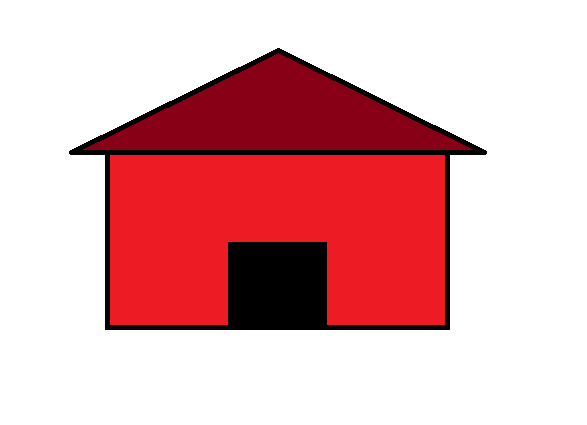
#> input picture sem3/LA/prac6,7_matrix-application/house.png, 587 x 425 px
$ python matrix-application.py
#> lines starting #> are read from the running program, lines starting #| are printed output that depends on the picture
import numpy as np
import cv2
import matplotlib.pyplot as plt

### Part 1 --------------------------------------------------------------

# Read the input image
img = cv2.imread("house.png")
#> img is the input picture: shape (425, 587, 3); mean B, G, R 178.2, 175, 226.1

# Convert BGR to RGB & plot
img = cv2.cvtColor(img, cv2.COLOR_BGR2RGB)

# Disable X and Y axis
plt.axis("OFF")

# show the image
plt.imshow(img)
plt.show()

# Get image shape and dimension
rows, cols, dim = img.shape
#> rows = 425; cols = 587; dim = 3

# Transformation matrix for translation
m = np.float32([[1, 0, 50],
                [0, 1, 50],
                [0, 0, 1]])

# apply a perspective transformation to image
translated_img = cv2.warpPerspective(img, m, (cols, rows))
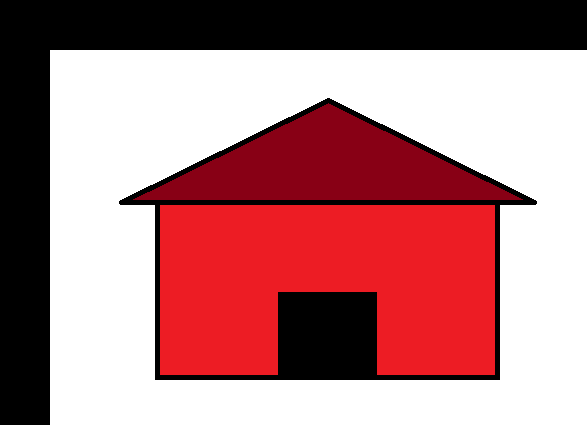
#> translated_img: shape (425, 587, 3); mean R, G, B 177, 125.8, 129

# disable X and Y axis
plt.axis('OFF')

# show the resulting image
plt.imshow(translated_img)
plt.show()

plt.imsave("house_translated.png", translated_img)

### Part 2 --------------------------------------------------------------

second = cv2.imread("rectangle.png")
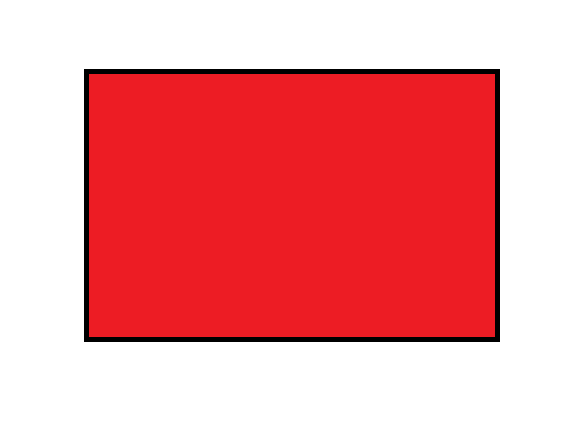
#> input picture sem3/LA/prac6,7_matrix-application/rectangle.png, 587 x 425 px
#> second is the input picture: shape (425, 587, 3); mean B, G, R 154.3, 150.9, 240.4
first = cv2.imread("circle.png")
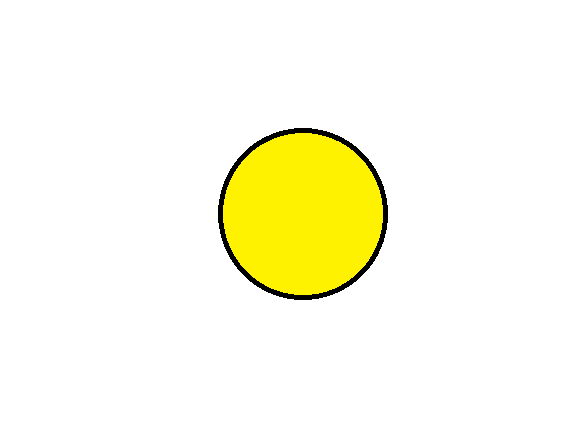
#> input picture sem3/LA/prac6,7_matrix-application/circle.png, 587 x 425 px
#> first is the input picture: shape (425, 587, 3); mean B, G, R 231.6, 251.3, 252.4
# print(first, second)

second = cv2.cvtColor(second, cv2.COLOR_BGR2RGB)
first = cv2.cvtColor(first, cv2.COLOR_BGR2RGB)

# simple matrix operation
manual_subs = second - first
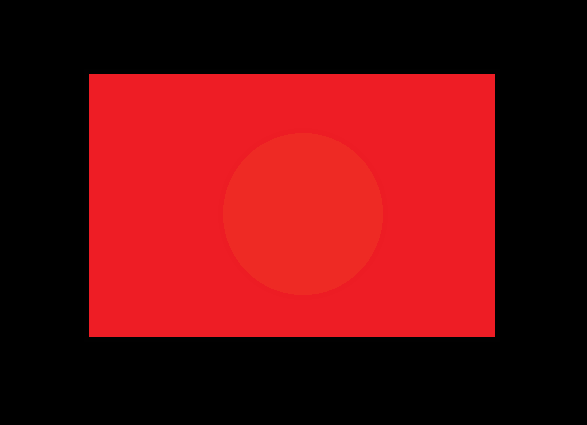
#> manual_subs: shape (425, 587, 3); mean R, G, B 101.9, 13.5, 15.8
# cv2.imshow("Manual output", manual_subs)

plt.imshow(manual_subs)
plt.show()

# OpenCV algorithms
subtracted = cv2.subtract(first, second)
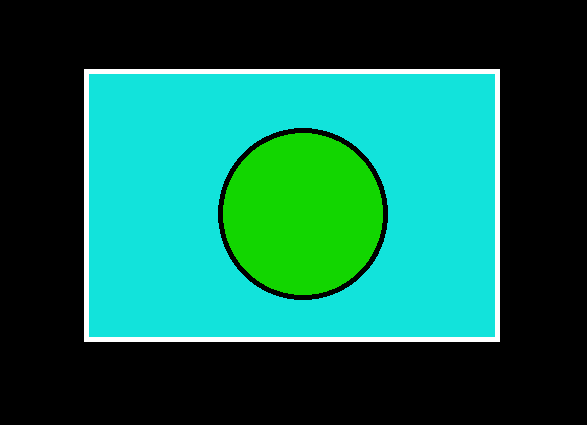
#> subtracted: shape (425, 587, 3); mean R, G, B 14.5, 100.7, 80.5
# cv2.imshow("Output", subtracted)

plt.imshow(subtracted)
plt.show()

# simple matrix operation
manual_add = second + first
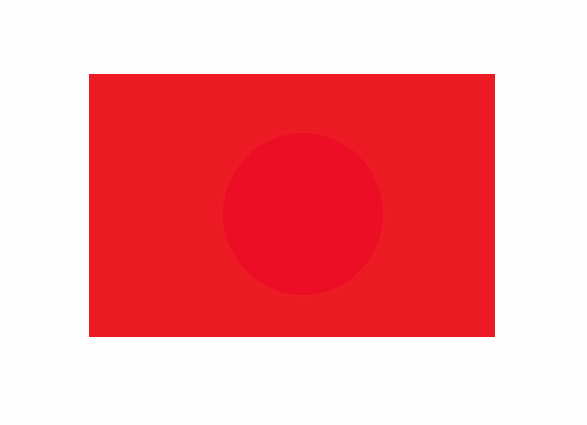
#> manual_add: shape (425, 587, 3); mean R, G, B 246.3, 155.8, 160.4

# OpenCV algorithms
added = cv2.add(first, second)
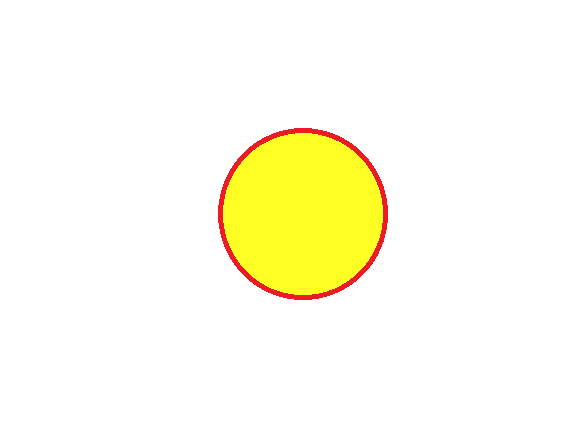
#> added: shape (425, 587, 3); mean R, G, B 254.8, 252.6, 234.9

plt.imshow(manual_add)
plt.show()

plt.imshow(added)
plt.show()
